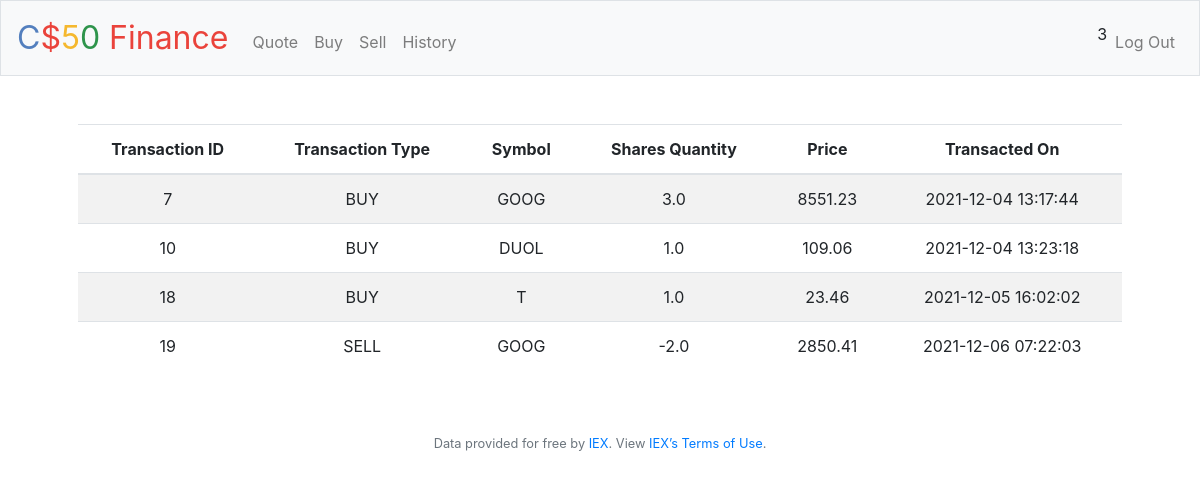
/history (signed in), run on an earlier commit of the app's database.
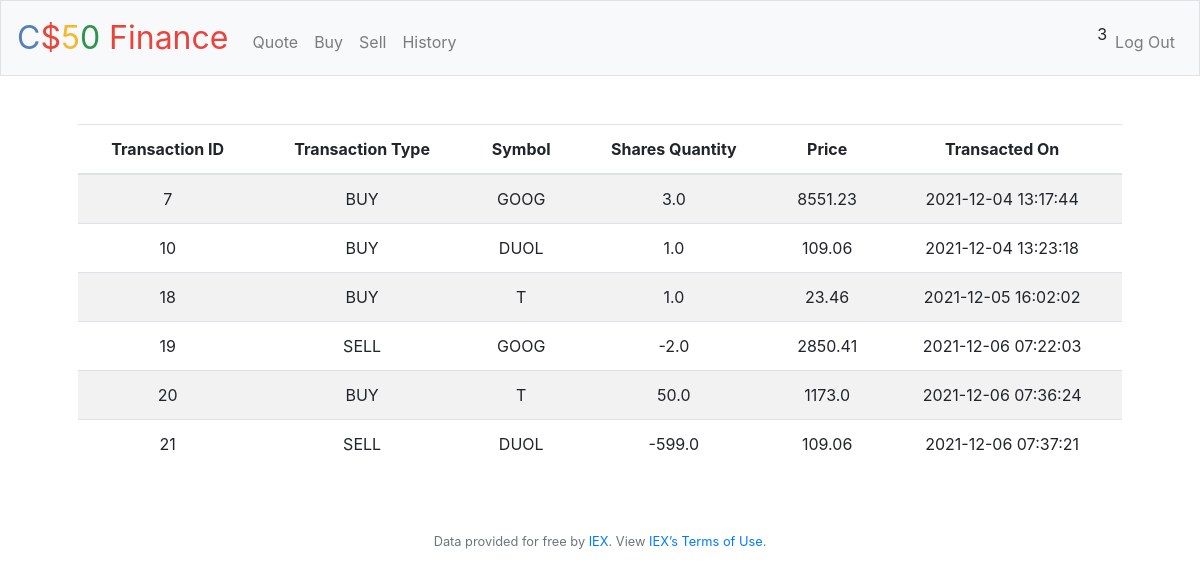
And on a later commit of the database.
### tables this page shows
CREATE TABLE transaction_details (
     transaction_id INTEGER,
     user_id INTEGER,
     asset_ticker TEXT NOT NULL,
     transaction_type TEXT CHECK( transaction_type IN ('BUY','SELL') ) NOT NULL,
     quantity REAL,
     price REAL,
     transaction_date DATETIME DEFAULT current_timestamp,
     PRIMARY KEY(transaction_id),
     FOREIGN KEY (user_id) REFERENCES users(id)
  );

### application.py (the view)
@app.route("/history")
@login_required
def history():
    rows = db.execute("SELECT * FROM transaction_details WHERE user_id=?", session["user_id"])
    return render_template("history.html", rows=rows)

### application.py (called while the page is built)
@app.after_request
def after_request(response):
    response.headers["Cache-Control"] = "no-cache, no-store, must-revalidate"
    response.headers["Expires"] = 0
    response.headers["Pragma"] = "no-cache"
    return response

### helpers.py (called while the page is built)
def login_required(f):
    @wraps(f)
    def decorated_function(*args, **kwargs):
        if session.get("user_id") is None:
            return redirect("/login")
        return f(*args, **kwargs)
    return decorated_function

### templates/history.html (shortened to what this page needs)
{% extends "layout.html" %}
{% block main %}
        <div>
            <table class="table table-striped">
              <thead>
                <tr>
                    <th scope="col">Transaction ID</th>
                    <th scope="col">Transaction Type</th>
                    <th scope="col">Symbol</th>
                    <th scope="col">Shares Quantity</th>
                    <th scope="col">Price</th>
                    <th scope="col">Transacted On</th>
                </tr>
              </thead>
              <tbody>
                {% for row in rows %}
                    <tr>
                        <td>{{row.transaction_id}}</td>
                        <td>{{row.transaction_type}}</td>
                        <td scope="row">{{row.asset_ticker}}</td>
                        <td>{{row.quantity}}</td>
                        <td>{{row.price}}</td>
                        <td>{{row.transaction_date}}</td>
                    </tr>
                {% endfor %}
              </tbody>
            </table>
        </div>
{% endblock %}

### templates/layout.html (shortened to what this page needs)
<!DOCTYPE html>
<html lang="en">
    <head>
        <link rel="stylesheet" href="https://cdn.jsdelivr.net/npm/bootstrap@4.5.3/dist/css/bootstrap.min.css">
        <link href="/static/styles.css" rel="stylesheet">
    </head>
    <body>
        <nav class="navbar navbar-expand-md navbar-light bg-light border">
            <a class="navbar-brand" href="/"><span class="blue">C</span><span class="red">$</span><span class="yellow">5</span><span class="green">0</span> <span class="red">Finance</span></a>
            <div class="collapse navbar-collapse" id="navbar">
                {% if session.user_id %}
                    <ul class="navbar-nav mr-auto mt-2">
                        <li class="nav-item"><a class="nav-link" href="/quote">Quote</a></li>
                        <li class="nav-item"><a class="nav-link" href="/buy">Buy</a></li>
                        <li class="nav-item"><a class="nav-link" href="/sell">Sell</a></li>
                        <li class="nav-item"><a class="nav-link" href="/history">History</a></li>
                    </ul>
                    <ul class="navbar-nav ml-auto mt-2">
                        {{session['user_id']}}
                        <li class="nav-item"><a class="nav-link" href="/logout">Log Out</a></li>
                    </ul>
                {% else %}
                    <ul class="navbar-nav ml-auto mt-2">
                        <li class="nav-item"><a class="nav-link" href="/register">Register</a></li>
                        <li class="nav-item"><a class="nav-link" href="/login">Log In</a></li>
                    </ul>
                {% endif %}
            </div>
        </nav>
        <main class="container p-5 text-center">
            {% block main %}{% endblock %}
        </main>
        <footer class="small text-center text-muted">
            Data provided for free by <a href="https://iextrading.com/developer">IEX</a>. View <a href="https://iextrading.com/api-exhibit-a/">IEX’s Terms of Use</a>.
        </footer>
    </body>
</html>

### static/styles.css (style rules this page uses)
nav .navbar-brand { font-size: xx-large; }
nav .navbar-brand .blue { color: #537fbe; }
nav .navbar-brand .red { color: #ea433b; }
nav .navbar-brand .yellow { color: #f5b82e; }
nav .navbar-brand .green { color: #2e944b; }
main { overflow-x: auto; text-align: center; }

What changed in the data, as far as the page shows it:
added transaction_details: transaction_id "20", transaction_type "BUY", asset_ticker "T", quantity "50.0", price "1173.0", transaction_date "2021-12-06 07:36:24"
added transaction_details: transaction_id "21", transaction_type "SELL", asset_ticker "DUOL", quantity "-599.0", price "109.06", transaction_date "2021-12-06 07:37:21"
